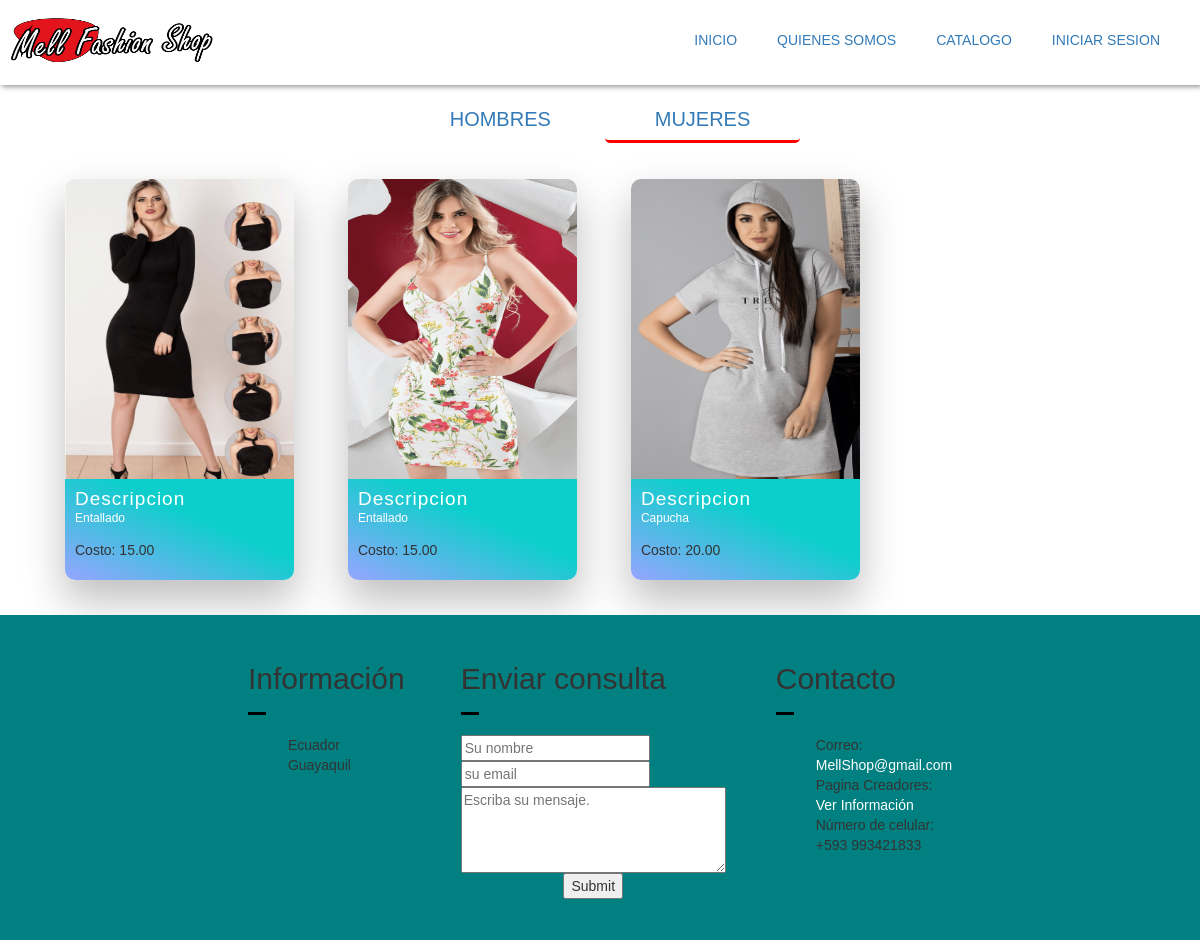
Page /index.php?c=User&a=showAllArticulosM on the earlier database version.
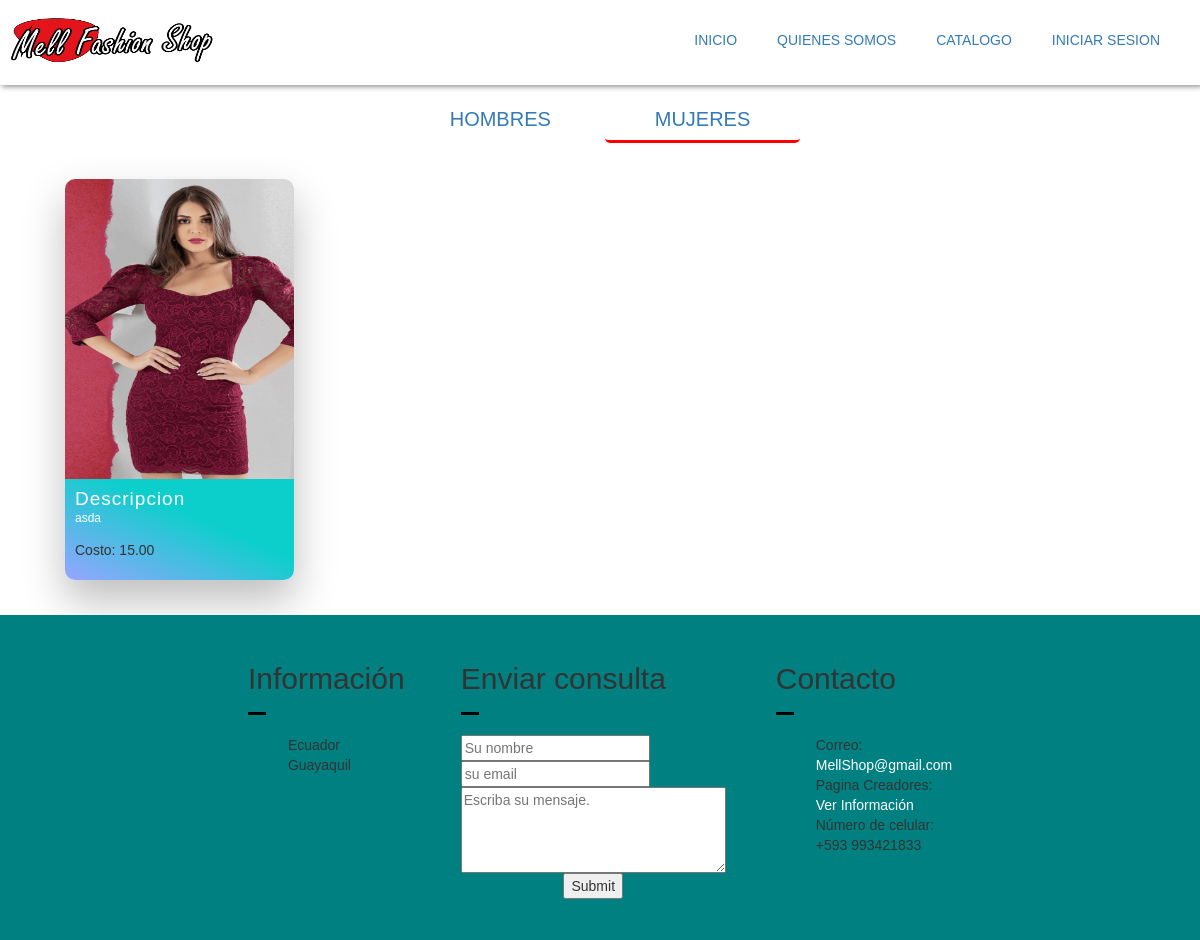
Same page on the later database version.
### tables this page shows
CREATE TABLE `articulo` (
  `id_articulo` int(10) NOT NULL,
  `imagen` varchar(500) NOT NULL,
  `descripcion` varchar(500) NOT NULL,
  `costo` decimal(5,2) NOT NULL
);

### controller/User/UserController.php (called while the page is built, shortened)
<?php
    require_once 'model/DAO/ArticuloDAO.php';
    class UserController{
        private $art;
        public function __construct(){
            $this->art = new ArticuloDAO();
        }
        public function showAllArticulosM(){
            $res = $this->art->getAllArticuloM();
            require_once "views/dynamic/categoryM.php";
        }
    }
?>

### controller/RedirecController.php (called while the page is built, shortened)
<?php
    class RedirecController{
        public function router(){
            $action = (isset($_REQUEST['a'])) ? $_REQUEST['a']: 'index';
            $controller = new $controller;
            $controller->$action();
        }
    }
?>

### index.php (called while the page is built)
<?php
    require_once './controller/RedirecController.php';
    $ruter = new RedirecController();
    $ruter->router();
?>

### model/Connection.php (called while the page is built, shortened)
<?php
class Connection{
    private static $connection = null;
    public static function getConnection(){
        try{
            if(!isset(self::$connection)){
                self::$connection=new PDO("mysql:host=" . SERVIDORBD . "; port= ".PUERTO."; dbname=".NOMBREBD.";",USUARIO,PASSWORD);
                self::$connection->setAttribute(PDO::ATTR_ERRMODE,PDO::ERRMODE_EXCEPTION);
                self::$connection->exec("set character set utf8");
            }
        }catch(Exception $e){
        }
        return self::$connection;
    }
}
?>

### model/DAO/ArticuloDAO.php (called while the page is built, shortened)
<?php
    require_once 'model/Connection.php';
    class ArticuloDAO{
        private $con;
        public function __construct(){
            try{
                $this->con = Connection::getConnection();
            }catch(Exception $e){
                echo $e->getMessage();
            }
        }
        public function  getAllArticuloM(){
            $sql = "SELECT a.id_articulo,a.imagen,a.descripcion,a.costo,art.id_tipo,ag.id_genero FROM articulo a, articulo_tipo art, articulo_genero ag WHERE a.id_articulo=art.id_articulo AND a.id_articulo=ag.id_articulo and ag.id_genero=2";
            try{
                $stm = $this->con->prepare($sql);
                $stm->execute();
                return $stm->fetchAll(PDO::FETCH_ASSOC);
            }catch(PDOException $e){
                echo $e->getMessage();
            }
        }
    }
?>

### views/dynamic/categoryM.php (the view, shortened to what this page needs)
<!DOCTYPE html>
<html lang="en">
<head>
</head>
<body >
<div class="main2">
  <div class="nav-menuc">
    <nav>
    <a href="index.php?c=User&a=showAllArticulosH" >HOMBRES</a>
    <a href="index.php?c=User&a=showAllArticulosM" style="border-bottom:3px red solid;">MUJERES</a>
    </nav>
  </div>
  <ul class="cards" style="width:100%;">
   <?php foreach($res as $r):?>
    <li class="cards_item">
      <div class="card">
        <div class="card_image"><img width="100%" src='<?php echo $r["imagen"];?>'></div>
        <div class="card_content">
          <h2 class="card_title">Descripcion</h2>
          <p class="card_text"><?php echo $r['descripcion'];?>
          <p>Costo: <?php  echo $r['costo'];?></p></p>
        </div>
      </div>
    </li>
  <?php
endforeach;?>
    </ul>
</div>
</body>
</html>

Differences in the rows shown:
removed articulo: imagen (picture), descripcion "Entallado", costo "15.00"
removed articulo: imagen (picture), descripcion "Entallado", costo "15.00"
no longer on this page (row unchanged): articulo: imagen (picture), descripcion "Capucha", costo "20.00"
added articulo: imagen (picture), descripcion "asda", costo "15.00"
